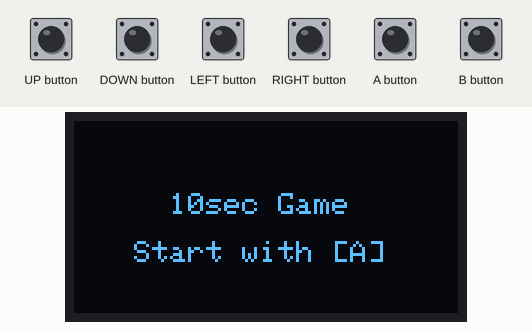
Simulated run of this sketch. Board: Arduboy, built with avr-gcc and run on an emulated ATmega32U4. Shown: 128×64 one-colour display. The test bench sets the inputs (shaded band). The OLED is the two-colour kind (top 16 rows yellow).

Above: at 1.2 s.
1.3 s: A button pressed for 0.15 s
At 2.5 s:
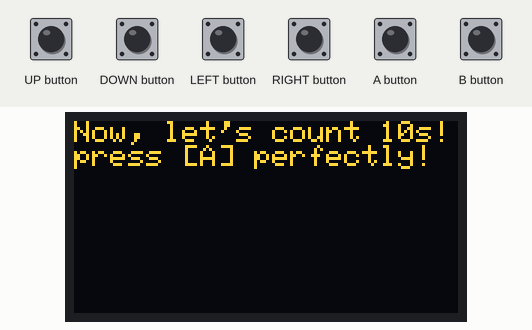
2.9 s: A button pressed for 1 s
At 4.2 s:
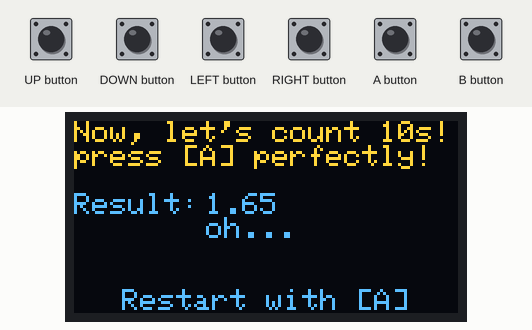
Timing chart, 0 to 5.9 s (numbered marks = the images above; inputs shaded):
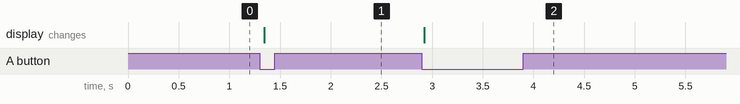

Measured:
- after the input at 1.3 s, the display: changes after 0.05 s (image 1)
- after the input at 2.9 s, the display: changes at once (image 2)

The sketch:

10sec.ino
```cpp
#include <Arduboy2.h>
#define DEBUG_MODE 0  //1: DEBUG (Show Time & FrameCount)
Arduboy2 ab;

boolean start_flag; // ゲーム開始管理フラグ
boolean stop_flag;  // タイマーストップ・ゲーム終了を管理するフラグ

long fc;      // フレームカウンタ
double sec;   // 秒
double msec;  // ミリ秒

void setup() {
  ab.begin();
  ab.setFrameRate(60);
  reset_game();
}

void loop() {
  // お約束
  if (!(ab.nextFrame())) return;
  // ボタン処理の暴発を防ぐためのおまじない
  ab.pollButtons();

  if (!start_flag) {
    // ゲーム開始前
    if( ab.justPressed(A_BUTTON) ) {  // justPressed使わないと暴発する
      // ゲームスタート
      start_flag = true;
    }
    return;
  }
  if (start_flag && stop_flag) {
    // ゲーム開始後からタイマーストップの状態
    if( ab.justPressed(A_BUTTON) ) {
      // 最初から
      reset_game();
    }
    return;
  }

  ab.clear();

  // フレームカウント開始
  fc += 1;
  // 秒数の計算
  sec = (double)fc / 60;
  msec = (double)fc * 1000 / 60;

  ab.setCursor(0, 0);
  ab.print("Now, let's count 10s!");
  ab.setCursor(0, 8);
  ab.print("press [A] perfectly!");

  // デバッグモードの場合はフレームカウントとミリ秒を表示
  if (DEBUG_MODE == 1) {
    ab.setCursor(0, 48);
    ab.print(msec);
    ab.setCursor(0, 56);
    ab.print(fc);
  }
  // タイマーストップを監視
  if (ab.justPressed(A_BUTTON)) {
    stop_timer();
  }

  // 諸々画面表示
  ab.display();
}

// タイマーストップ
void stop_timer() {
  stop_flag = true;

  ab.setCursor(0, 24);
  ab.print("Result:");
  ab.setCursor(44, 24);
  ab.print(sec);
  ab.setCursor(44, 32);
  double dif;
  dif = abs(msec - 10000);
  if (dif <= 10) {
    ab.print("Perfect!!1");
  } else if (dif <= 50) {
    ab.print("Great!!");
  } else if (dif <= 100) {
    ab.print("Nice!");
  } else if (dif < 200) {
    ab.print("fmm...");
  } else {
    ab.print("oh...");
  }
  ab.setCursor(16, 56);
  ab.print("Restart with [A]");
}

// ゲームリセット
void reset_game() {
  ab.clear();
  fc = 0;
  msec = 0.0;
  stop_flag = false;
  start_flag = false;
  show_startscreen();
}
// 起動画面
void show_startscreen() {
  ab.clear();
  ab.setCursor(32, 24);
  ab.print("10sec Game");
  ab.setCursor(20, 40);
  ab.print("Start with [A]");
  ab.display();
}
```
